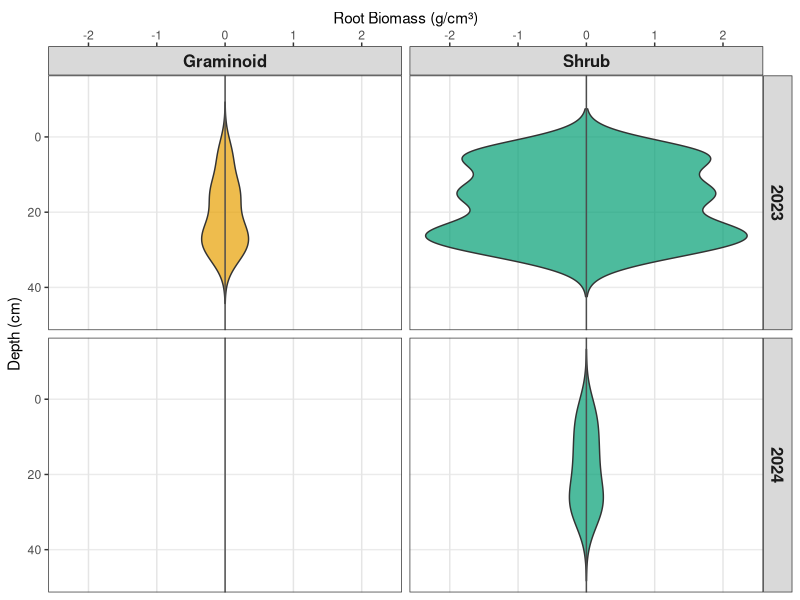
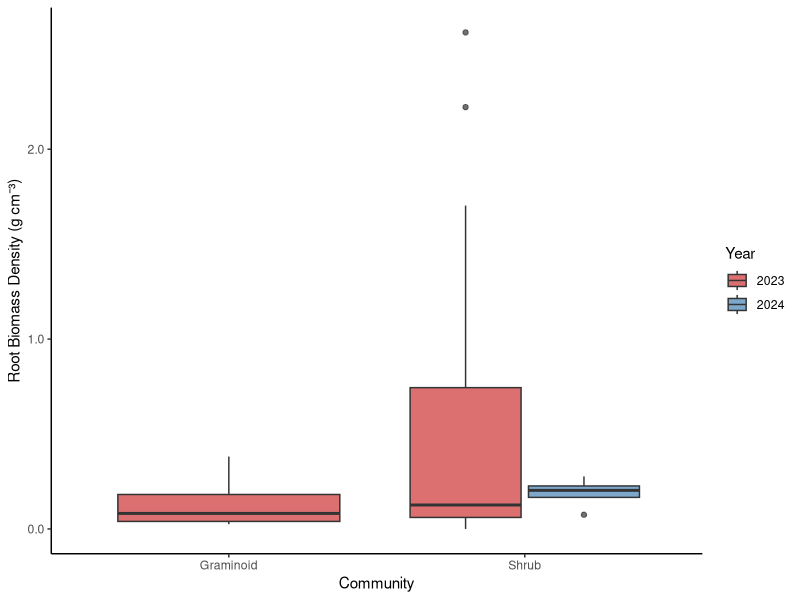

R code for these plots, in order:
#PLOTs FOR PRESENTATION 
# 23/04/26


# LIBRARIES----
library(tidyverse)
library(ggplot2)
library(readxl)

# LOAD DATA----
QHI_combined_data <- read_excel("datasets/QHI_roots_data/QHI_combined_data.xlsx")

# CLEAN DATA----
QHI_combined_data <- QHI_combined_data %>%
  mutate(rootmass_bulkdensity = as.numeric(rootmass_bulkdensity)) %>%
  filter(!is.na(rootmass_bulkdensity)) %>%
  # remove row 32
  filter(row_number() != 32)

# removed outlier row 32 which had rootmass_bulkdensity of 5.98 g/cm3, likely a data entry error 
# see notebook for further laboratory explanation 


# FILTER P3 ONLY----
QHI_combined_data_P3 <- QHI_combined_data %>%
  filter(core_ID == "P3")

# Convert to numeric if needed
QHI_combined_data_P3$max_depth_increment <- as.numeric(QHI_combined_data_P3$max_depth_increment)


# VIOLIN PLOT: DEPTH, BIOMASS, YEAR----
QHI_mirrored <- QHI_combined_data_P3 %>%
  bind_rows(
    QHI_combined_data_P3 %>% 
      mutate(rootmass_bulkdensity = -rootmass_bulkdensity)  # Mirror to negative side
  )

# remove mix community - not focus for presentation 
QHI_mirrored <- QHI_mirrored %>%
  filter(community != "Mix")

# Plot with centered violins
(ggplot(QHI_mirrored, aes(x = rootmass_bulkdensity, y = max_depth_increment)) +
  geom_violin(aes(fill = community), 
              trim = FALSE, 
              scale = "width",
              alpha = 0.7) +
  facet_grid(year~ community) +
  scale_y_reverse ()+
  scale_x_continuous(position = "top") +
  geom_vline(xintercept = 0, linetype = "solid", color = "gray30", linewidth = 0.5) +
  labs(x = "Root Biomass (g/cm³)",
    y = "Depth (cm)",
    fill = "Community"
  ) +
  scale_fill_manual(values = c("Graminoid" = "#E69F00",
                                   "Shrub" = "#009E73"))+
  theme_bw() +
  theme(
    strip.text = element_text(face = "bold", size = 12),
    panel.grid.major.x = element_line(color = "gray90"),
    panel.grid.minor = element_blank(),
    legend.position = "none"
  )
)


# FIGURE P3s AND NO MIX COMMUNITY only-----
(community_biomass_year <- QHI_combined_data_P3 %>%
   filter(year %in% c(2023, 2024)) %>%
   filter(community != "Mix") %>%
   ggplot(aes(x = community, y = rootmass_bulkdensity, fill = as.factor(year))) +
   geom_boxplot(position = position_dodge(width = 0.8), alpha = 0.7) +
   labs(
     x = "Community",
     y = "Root Biomass Density (g cm⁻³)",
     fill = "Year") +
   scale_fill_manual(values = c("2023" = "brown3", "2024" = "steelblue")) +
   scale_y_continuous(labels = scales::label_number(accuracy = 0.1)) +
   theme_classic()
)
